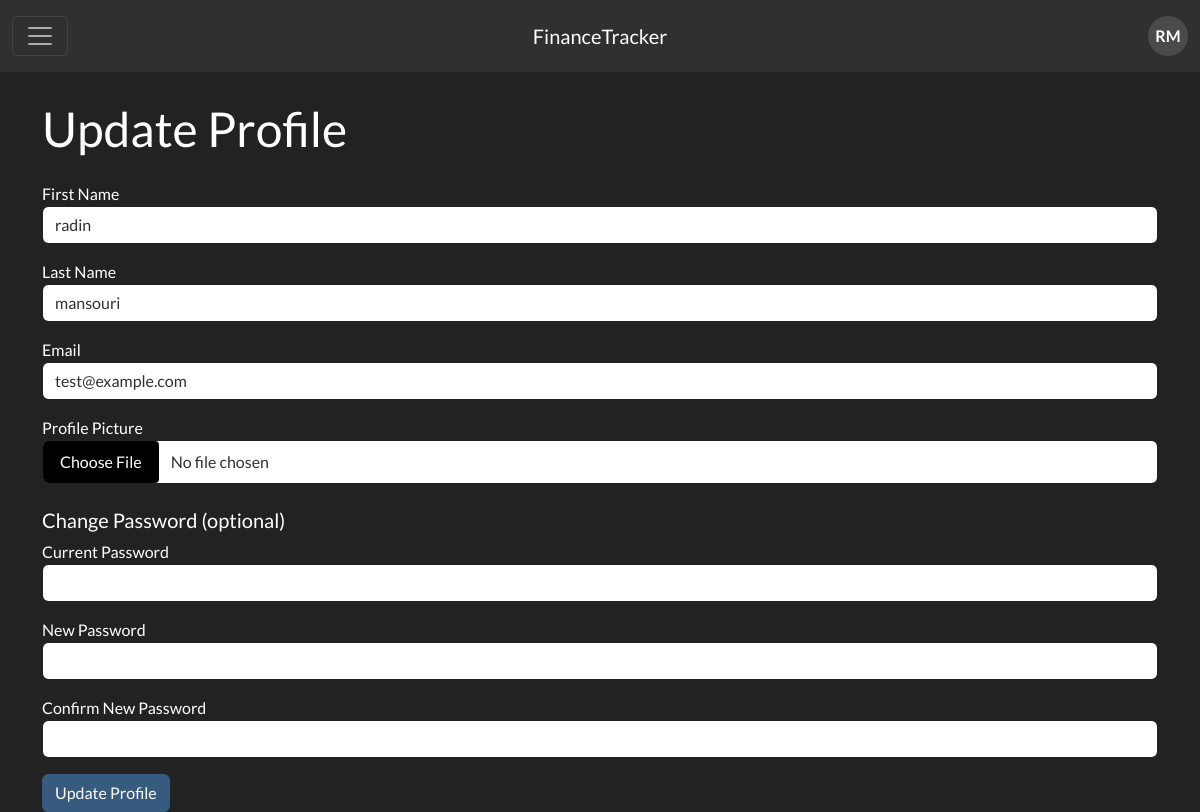
The app's page /authentication/profile/edit (signed in) with its own data.
### app/authentication/models.py (models this page shows, shortened)
class User(db.Model, UserMixin):
    id = db.Column(db.Integer, primary_key=True)
    first_name = db.Column(db.String(50), nullable=False)
    last_name = db.Column(db.String(50), nullable=False)
    email = db.Column(db.String(50), nullable=False)
    password = db.Column(db.String(128), nullable=False)
    profile_pic = db.Column(db.String(128), nullable=True)
    date_of_birth = db.Column(db.Date, nullable=True)
    phone = db.Column(db.String(50), nullable=True)
    address = db.Column(db.String(50), nullable=True)
    city = db.Column(db.String(50), nullable=True)
    state = db.Column(db.String(50), nullable=True)
    country = db.Column(db.String(50), nullable=True)
    postcode = db.Column(db.String(50), nullable=True)

### app/authentication/routes.py (the view, shortened to what this page needs)
@authentication_bp.route('/profile/edit', methods=['GET', 'POST'])
def edit_profile():
    user_data = session.get('user')
    if not user_data:
        return redirect(url_for('authentication.login'))
    user = User.query.get(user_data['id'])
    form = UpdateProfileForm(obj=user)
    return render_template('authentication/profile_edit.html', form=form, user=user)

### app/authentication/forms.py
class UpdateProfileForm(FlaskForm):
    first_name = StringField('First Name', validators=[DataRequired()])
    last_name = StringField('Last Name', validators=[DataRequired()])
    email = StringField('Email', validators=[DataRequired(), Email()])
    profile_pic = FileField('Profile Picture', validators=[FileAllowed(['jpg', 'png'], 'Images only! Max file size: 5mb')])
    current_password = PasswordField('Current Password', validators=[Optional()])
    new_password = PasswordField('New Password', validators=[Optional(), Length(min=8, max=16), pw_spaces, pw_letter, pw_number, pw_special])
    confirm_password = PasswordField('Confirm New Password', validators=[
        Optional(), EqualTo('new_password', message='Passwords must match'), Length(min=8, max=16), pw_spaces, pw_letter, pw_number, pw_special
    ])
    submit = SubmitField('Update Profile')

### app/authentication/routes.py (called while the page is built)
@authentication_bp.before_request
def load_logged_in_user():
    user = session.get('user')
    if user:
        g.user = user
    else:
        g.user = None

### app/authentication/templates/authentication/profile_edit.html (shortened to what this page needs)
{% extends "base.html" %}
{% block content %}
<div class="container">
    <h1 class="mb-4">Update Profile</h1>
    <form method="POST", enctype="multipart/form-data">
        <div class="mb-3">
            {{ form.first_name.label }}
            {{ form.first_name(class_="form-control") }}
        </div>
        <div class="mb-3">
            {{ form.last_name.label }}
            {{ form.last_name(class_="form-control") }}
        </div>
        <div class="mb-3">
            {{ form.email.label }}
            {{ form.email(class_="form-control") }}
        </div>
        <div class="mb-3">
            {{ form.profile_pic.label }}
            {{ form.profile_pic(class_="form-control") }}
        </div>
        <h5 class="mt-4">Change Password (optional)</h5>
        <div class="mb-3">
            {{ form.current_password.label }}
            {{ form.current_password(class_="form-control") }}
        </div>
        <div class="mb-3">
            {{ form.new_password.label }}
            {{ form.new_password(class_="form-control") }}
        </div>
        <div class="mb-3">
            {{ form.confirm_password.label }}
            {{ form.confirm_password(class_="form-control") }}
        </div>
        {{ form.submit(class_="btn btn-primary") }}
    </form>
</div>
{% endblock %}

### app/static/css/style.css (style rules this page uses)
body { font-family: Arial, sans-serif; background-color: #a7a7a7; text-align: center; padding-top: 50px; }

### records on screen
User: first_name "radin", last_name "mansouri", email "test@example.com"

### other values on screen
{{ session.user.first_name[0] }} "R"
{{ session.user.last_name[0] }} "M"
